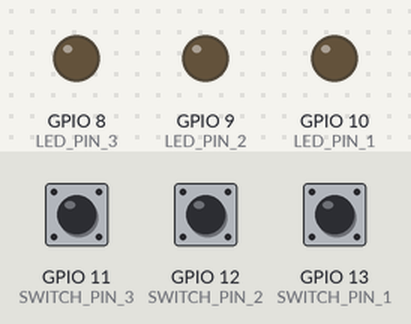
Recording of a program running on a simulated Raspberry Pi (BCM pin numbers). Shown: output pins drawn as LEDs (lit = HIGH). The inputs (shaded band) are chosen by the test bench; at power-on: GPIO 11 (SWITCH_PIN_3) LOW, GPIO 12 (SWITCH_PIN_2) LOW, GPIO 13 (SWITCH_PIN_1) LOW.

Above: at 1.2 s.
1.3 s: GPIO 11 (SWITCH_PIN_3) pulled HIGH for 0.15 s
At 1.37 s:
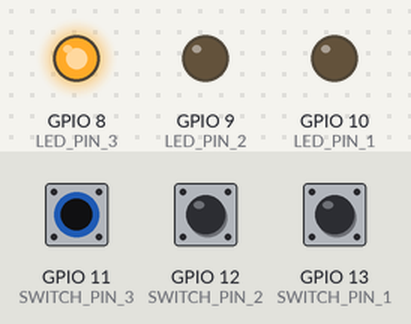
2.9 s: GPIO 12 (SWITCH_PIN_2) pulled HIGH for 0.15 s
At 2.97 s:
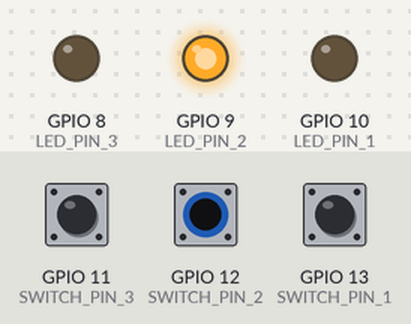
4.5 s: GPIO 13 (SWITCH_PIN_1) pulled HIGH for 0.15 s
At 4.57 s:
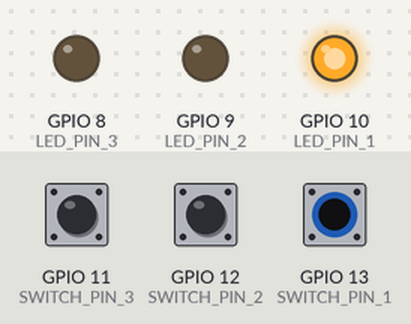
6.1 s: GPIO 13 (SWITCH_PIN_1) pulled HIGH for 3.2 s
At 10.3 s:
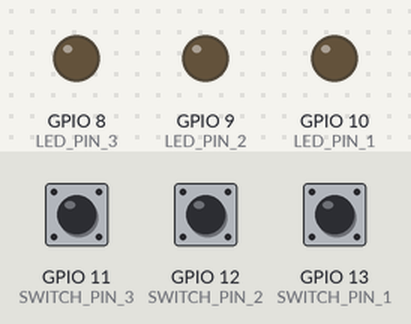
10.8 s: GPIO 11 (SWITCH_PIN_3) pulled HIGH for 3.2 s
At 11.4 s:
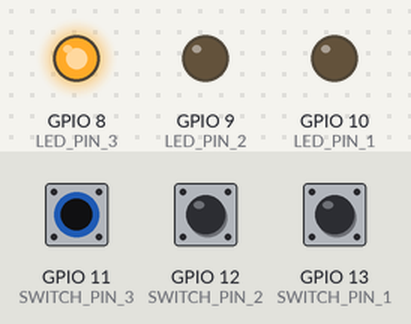
Timing chart, 0 to 15.5 s (numbered marks = the images above; inputs shaded):
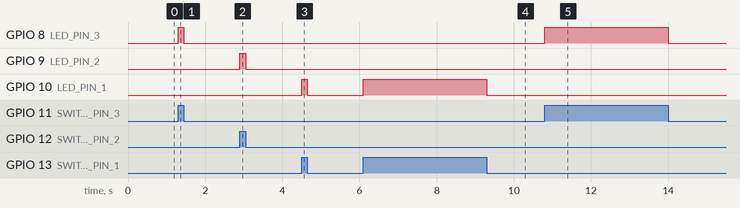

The program:

switch_led.py
```python
# 스위치로 LED 제어하기
import RPi.GPIO as GPIO

LED_PIN_1 = 10 #red
LED_PIN_2 = 9 #yellow
LED_PIN_3 = 8 #green
SWITCH_PIN_1 = 13 #red
SWITCH_PIN_2 = 12 #yellow
SWITCH_PIN_3 = 11 #green

GPIO.setmode(GPIO.BCM)
# LED_PIN 셋업
GPIO.setup(LED_PIN_1, GPIO.OUT)
GPIO.setup(LED_PIN_2, GPIO.OUT)
GPIO.setup(LED_PIN_3, GPIO.OUT)

GPIO.setup(SWITCH_PIN_1, GPIO.IN, pull_up_down=GPIO.PUD_DOWN)
GPIO.setup(SWITCH_PIN_2, GPIO.IN, pull_up_down=GPIO.PUD_DOWN)
GPIO.setup(SWITCH_PIN_3, GPIO.IN, pull_up_down=GPIO.PUD_DOWN)#GPIO.setup(SWITCH_PIN, GPIO.IN, pull_up_down=GPIO.PUD_DOWN)

try:
    while True:
        red = GPIO.input(SWITCH_PIN_1) #누르지 않았을 때 0, 눌렀을 때 1
        GPIO.output(LED_PIN_1, red)

        yellow = GPIO.input(SWITCH_PIN_2)
        GPIO.output(LED_PIN_2, yellow) #LOW = 0 , HIGH = 1

        green = GPIO.input(SWITCH_PIN_3)
        GPIO.output(LED_PIN_3, green)
finally:
    GPIO.cleanup()
    print("clenaup and exit")
```

Measured:
- after the input at 1.3 s, GPIO 8 (LED_PIN_3): LOW → HIGH at once, → LOW 0.15 s later
- after the input at 2.9 s, GPIO 9 (LED_PIN_2): LOW → HIGH at once, → LOW 0.15 s later
- after the input at 4.5 s, GPIO 10 (LED_PIN_1): LOW → HIGH at once, → LOW 0.15 s later
- after the input at 6.1 s, GPIO 10 (LED_PIN_1): LOW → HIGH at once, → LOW 3.2 s later
- after the input at 10.8 s, GPIO 8 (LED_PIN_3): LOW → HIGH at once, → LOW 3.2 s later
